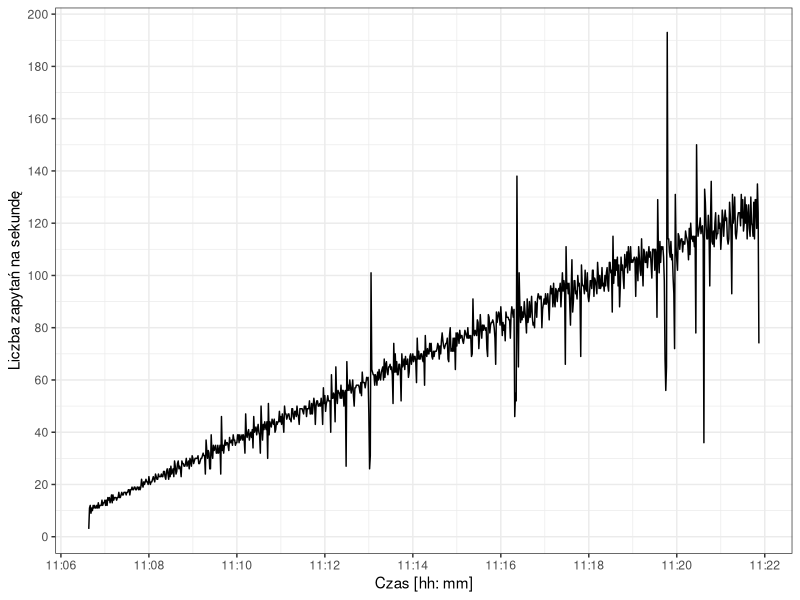

The R source for this figure:
library("ggplot2")
library("scales")

png(filename="aws-http-rps.png", width=640, height=480)

dat = read.csv("rps_aws.csv")
dat$time = as.POSIXct(dat$time, format = "%Y-%m-%dT%H:%M:%SZ")

ggplot(data=dat, aes(time)) +
geom_line(aes(y = rps)) +
theme(plot.margin = unit(c(1,1,1,1), "cm")) + theme_bw() +
scale_x_datetime(labels = date_format("%H:%M"), breaks = pretty_breaks(n=10)) +
scale_y_continuous(breaks=pretty_breaks(n=10)) +
labs(x = "Czas [hh: mm]", y = "Liczba zapytań na sekundę")
